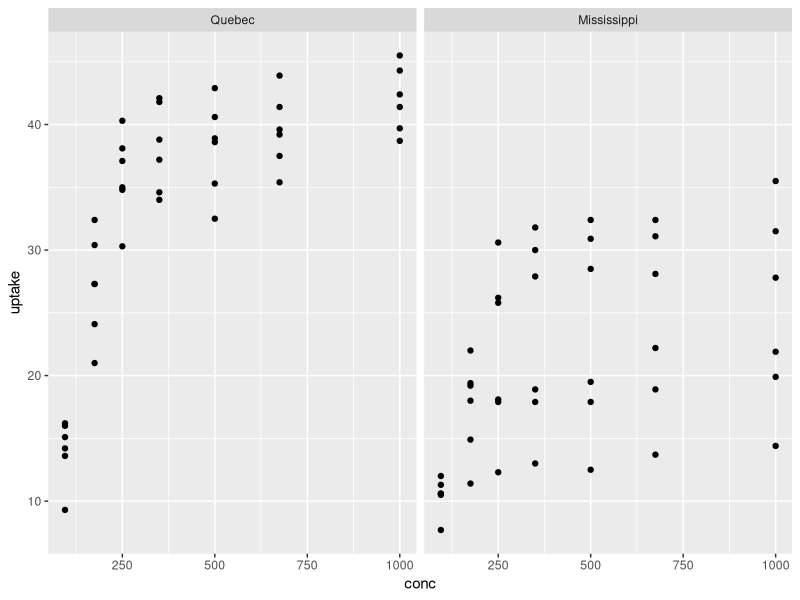
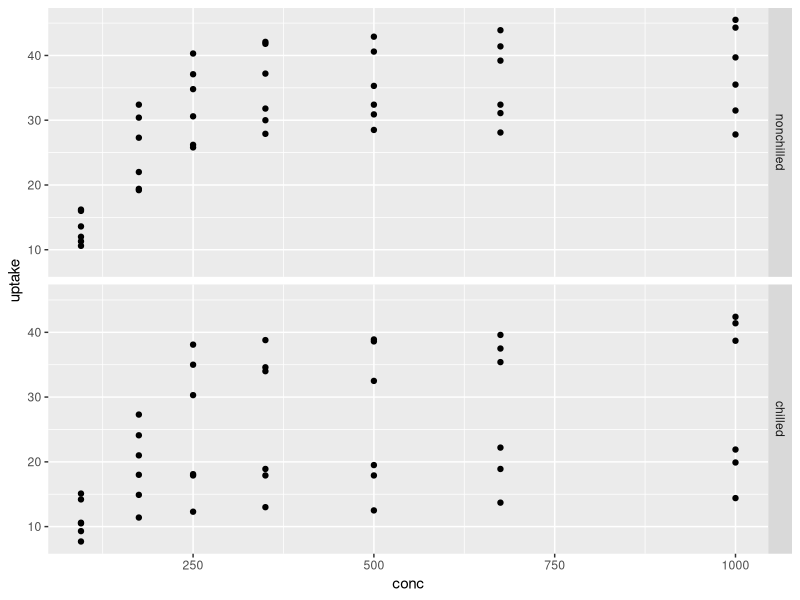
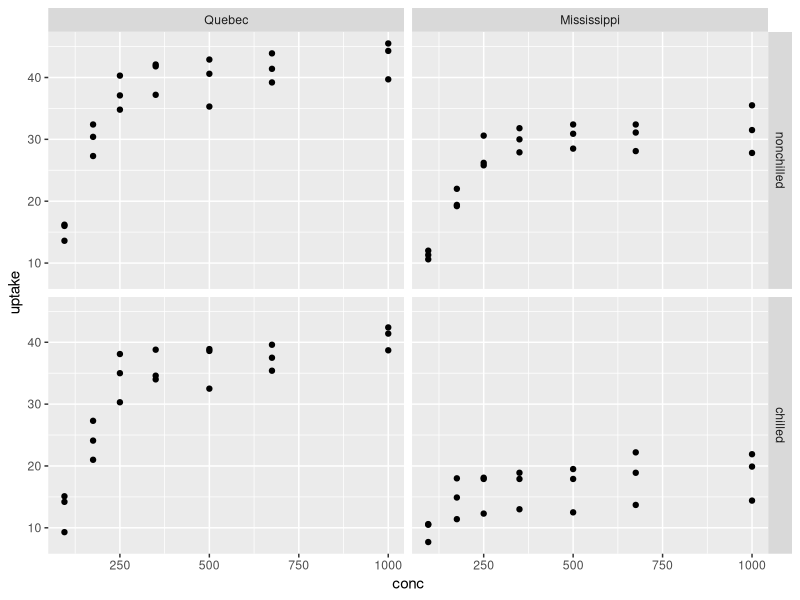
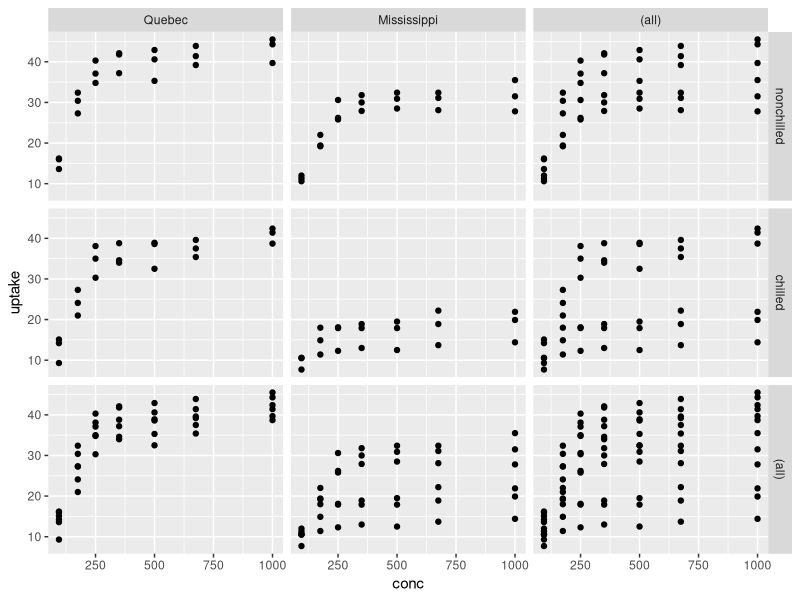
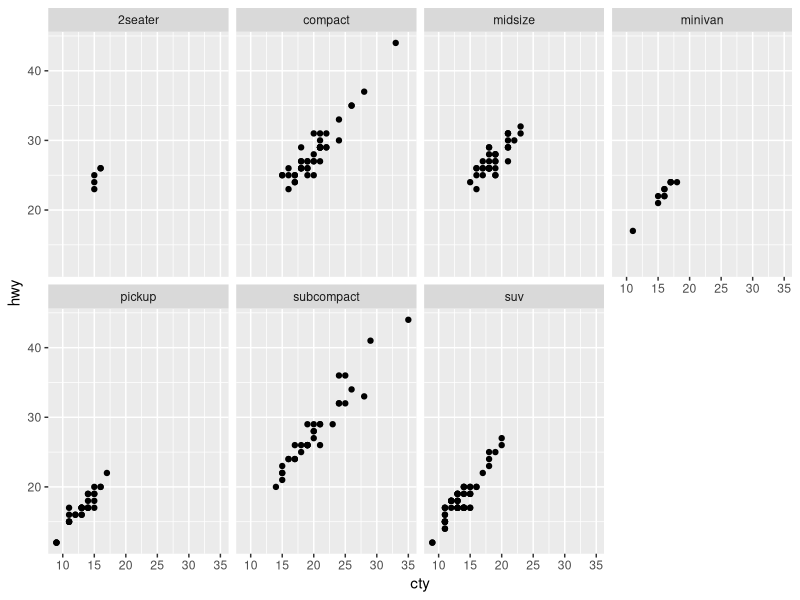
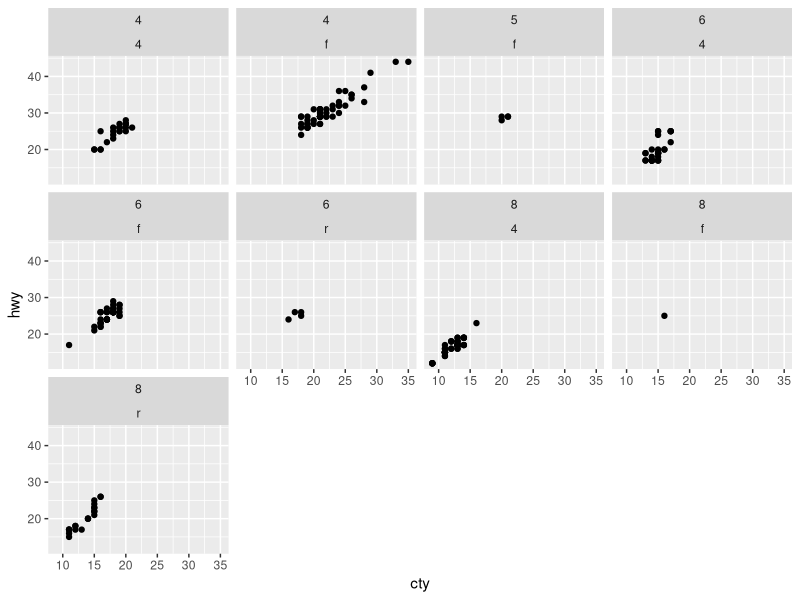
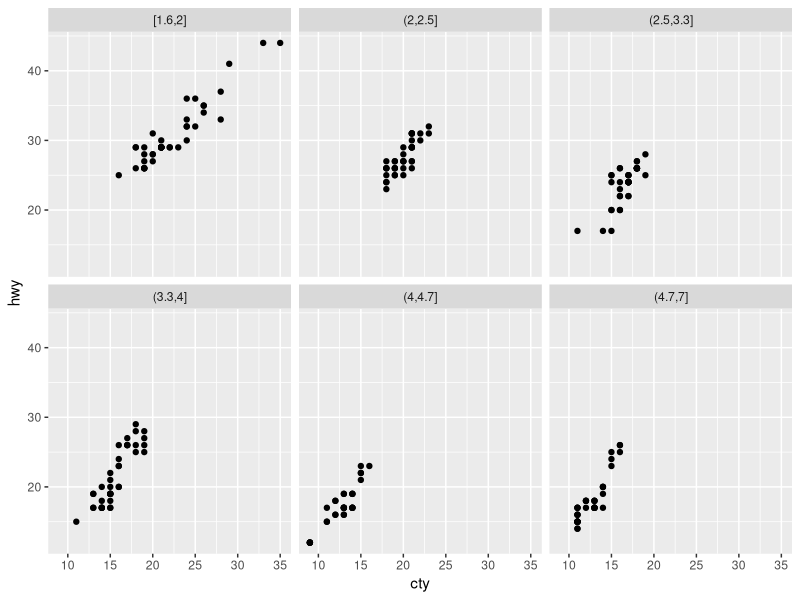

Write R code to recreate these figures, in order.
# Attēlu sadalīšana

library(ggplot2)

## facet_grid()
ggplot(CO2, aes(conc, uptake)) + geom_point() + 
      facet_grid(. ~ Type)

ggplot(CO2, aes(conc, uptake)) + geom_point() + 
      facet_grid(Treatment ~ .)

ggplot(CO2,aes(conc,uptake)) + geom_point() + 
      facet_grid(Treatment ~ Type)

ggplot(CO2,aes(conc, uptake)) + geom_point() + 
      facet_grid(Treatment ~ Type,margins = TRUE)

## facet_wrap()
ggplot(mpg, aes(cty, hwy)) + geom_point() + 
      facet_wrap(~ class, ncol = 4)

ggplot(mpg, aes(cty, hwy)) + geom_point() + 
      facet_wrap(~cyl + drv, ncol = 4)

ggplot(mpg,aes(cty,hwy)) + geom_point() + 
      facet_wrap(~cut_number(displ, 6))
